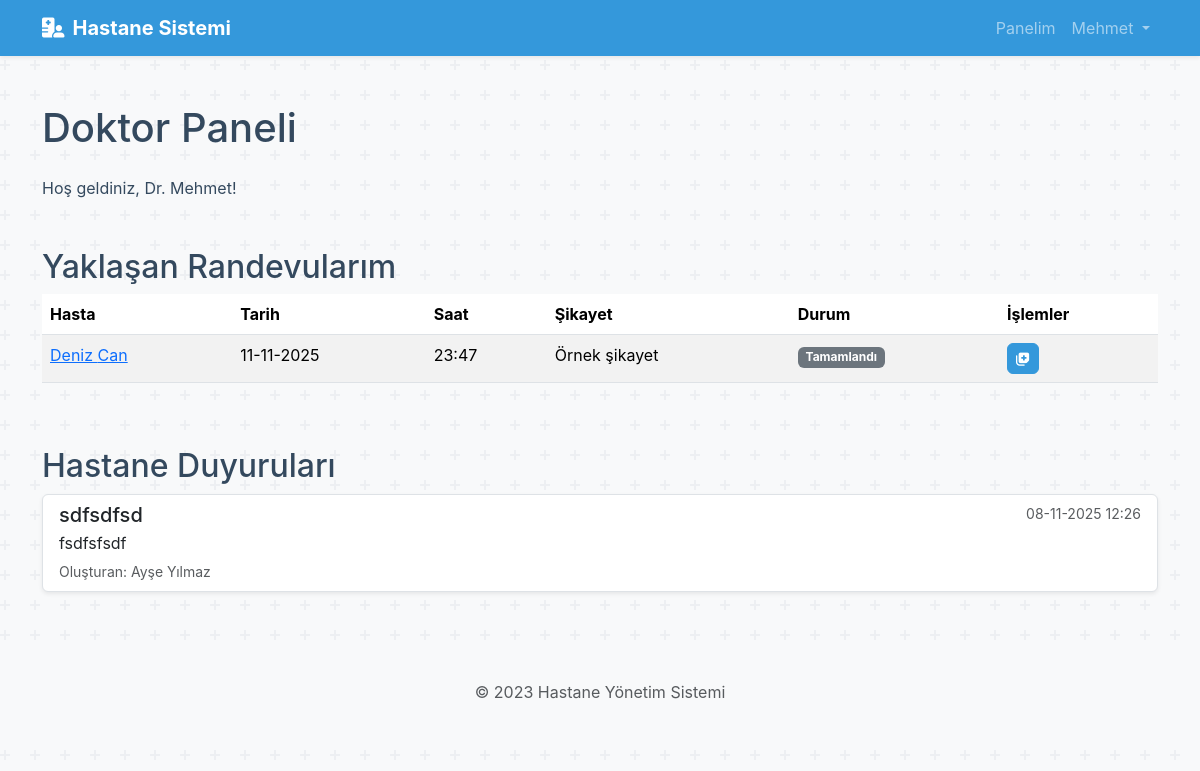
Page /doktor_paneli (signed in) on the committed database.
### app.py (models this page shows)
class Randevu(db.Model):
    id = db.Column(db.Integer, primary_key=True)
    hasta_id = db.Column(db.Integer, db.ForeignKey('kullanici.id'), nullable=False)
    doktor_id = db.Column(db.Integer, db.ForeignKey('kullanici.id'), nullable=False)
    tarih = db.Column(db.DateTime, nullable=False)
    sikayet = db.Column(db.Text, nullable=True)
    durum = db.Column(db.String(50), default='Bekleniyor') # Bekleniyor, Tamamlandı, İptal

class Kullanici(db.Model):
    id = db.Column(db.Integer, primary_key=True)
    email = db.Column(db.String(100), unique=True, nullable=False)
    sifre = db.Column(db.String(200), nullable=False)
    ad = db.Column(db.String(50), nullable=False)
    soyad = db.Column(db.String(50), nullable=False)
    rol = db.Column(db.String(20), nullable=False) # 'hasta', 'doktor', 'sekreter'
    __mapper_args__ = {
        'polymorphic_identity': 'kullanici',
        'polymorphic_on': rol
    }

class Duyuru(db.Model):
    id = db.Column(db.Integer, primary_key=True)
    baslik = db.Column(db.String(200), nullable=False)
    icerik = db.Column(db.Text, nullable=False)
    olusturma_tarihi = db.Column(db.DateTime, default=datetime.utcnow)
    olusturan_id = db.Column(db.Integer, db.ForeignKey('kullanici.id'), nullable=False)
    olusturan = db.relationship('Kullanici', backref='duyurular')

### app.py (the view)
@app.route('/doktor_paneli')
@login_required(role='doktor')
def doktor_paneli():
    doktor_id = session['user_id']
    randevular = Randevu.query.filter_by(doktor_id=doktor_id).filter(Randevu.tarih >= datetime.now()).order_by(Randevu.tarih.asc()).all()
    duyurular = Duyuru.query.order_by(Duyuru.olusturma_tarihi.desc()).all()
    return render_template('doktor_paneli.html', randevular=randevular, duyurular=duyurular)

### app.py (called while the page is built)
def login_required(role=None):
    def wrapper(fn):
        @wraps(fn)
        def decorated_view(*args, **kwargs):
            if 'user_id' not in session:
                flash('Bu sayfaya erişmek için giriş yapmalısınız.', 'warning')
                return redirect(url_for('index')) # Artık var olmayan 'login' yerine 'index'e (ana sayfa) yönlendir.
            if role and session['user_rol'] != role:
                flash('Bu sayfaya erişim yetkiniz yok.', 'danger')
                return redirect(url_for('index')) # Yetkisiz kullanıcıyı ana sayfaya veya kendi paneline yönlendir
            return fn(*args, **kwargs)
        return decorated_view
    return wrapper

### templates/doktor_paneli.html (shortened to what this page needs)
{% extends "layout.html" %}
{% block content %}
    <h1 class="mb-4 mt-5">Doktor Paneli</h1>
    <p>Hoş geldiniz, Dr. {{ session['user_ad'] }}!</p>
    <h2 class="mt-5">Yaklaşan Randevularım</h2>
    {% if randevular %}
        <div class="table-responsive">
            <table class="table table-striped table-hover">
                <thead>
                    <tr>
                        <th>Hasta</th>
                        <th>Tarih</th>
                        <th>Saat</th>
                        <th>Şikayet</th>
                        <th>Durum</th>
                        <th>İşlemler</th>
                    </tr>
                </thead>
                <tbody>
                    {% for randevu in randevular %}
                    <tr>
                        <td>
                            <a href="{{ url_for('doktor_hasta_gecmisi', hasta_id=randevu.hasta.id) }}" title="{{ randevu.hasta.ad }} {{ randevu.hasta.soyad }} adlı hastanın geçmişini gör">{{ randevu.hasta.ad }} {{ randevu.hasta.soyad }}</a>
                        </td>
                        <td>{{ randevu.tarih.strftime('%d-%m-%Y') }}</td>
                        <td>{{ randevu.tarih.strftime('%H:%M') }}</td>
                        <td>{{ randevu.sikayet if randevu.sikayet else 'Yok' }}</td>
                        <td>
                            {% if randevu.durum == 'Tamamlandı' %}
                                <span class="badge bg-secondary">{{ randevu.durum }}</span>
                            {% elif randevu.durum == 'İptal Edildi' %}
                                <span class="badge bg-danger">{{ randevu.durum }}</span>
                            {% else %}
                                <span class="badge bg-info">{{ randevu.durum }}</span>
                            {% endif %}
                        </td>
                        <td>
                            <div class="d-flex gap-1">
                                <a href="{{ url_for('doktor_randevu_not_ekle', randevu_id=randevu.id) }}" class="btn btn-primary btn-sm" title="Not Ekle/Düzenle"><i class="fas fa-notes-medical"></i></a>
                            </div>
                        </td>
                    </tr>
                    {% endfor %}
                </tbody>
            </table>
        </div>
    {% else %}
        <div class="alert alert-info" role="alert">Yaklaşan randevunuz bulunmamaktadır.</div>
    {% endif %}
    <h2 class="mt-5">Hastane Duyuruları</h2>
    {% if duyurular %}
        <div class="list-group">
            {% for duyuru in duyurular %}
                <div class="list-group-item list-group-item-action flex-column align-items-start mb-3 shadow-sm">
                    <div class="d-flex w-100 justify-content-between">
                        <h5 class="mb-1">{{ duyuru.baslik }}</h5>
                        <small class="text-muted">{{ duyuru.olusturma_tarihi.strftime('%d-%m-%Y %H:%M') }}</small>
                    </div>
                    <p class="mb-1">{{ duyuru.icerik }}</p>
                    <small class="text-muted">Oluşturan: {{ duyuru.olusturan.ad }} {{ duyuru.olusturan.soyad }}</small>
                </div>
            {% endfor %}
        </div>
    {% else %}
        <div class="alert alert-info" role="alert">Henüz bir duyuru bulunmamaktadır.</div>
    {% endif %}
{% endblock %}

### static/style.css (style rules this page uses)
:root { --primary-color: #3498db; --success-color: #2ecc71; --light-bg: #ecf0f1; --dark-text: #34495e; }
body { background-color: #f8f9fa; font-family: -apple-system, BlinkMacSystemFont, "Segoe UI", Roboto, "Helvetica Neue", Arial, sans-serif; color: var(--dark-text); }
.btn { transition: background-color 0.2s ease-in-out, border-color 0.2s ease-in-out; border-radius: 0.375rem; font-weight: 500; }
.btn-primary { background-color: var(--primary-color); border-color: var(--primary-color); }

### rows in the picture
Randevu: hasta.ad "Deniz", hasta.soyad "Can", tarih "11-11-2025", tarih "23:47", sikayet "Örnek şikayet", durum "Tamamlandı"
Duyuru: baslik "sdfsdfsd", olusturma_tarihi "08-11-2025 12:26", icerik "fsdfsfsdf", olusturan.ad "Ayşe", olusturan.soyad "Yılmaz"

### other values in the picture
{{ session['user_ad'] }} "Mehmet"
